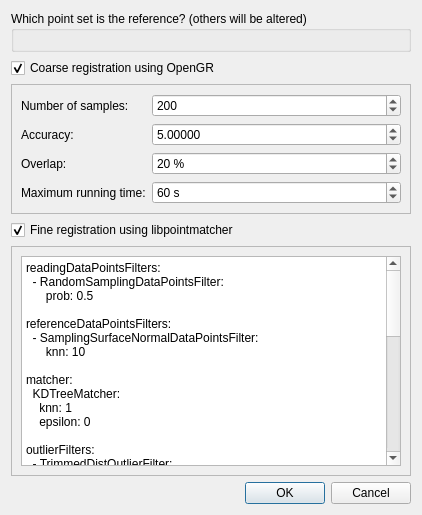
<?xml version="1.0" encoding="UTF-8"?>
<ui version="4.0">
 <class>RegisterPointSetsDialog</class>
 <widget class="QDialog" name="RegisterPointSetsDialog">
  <property name="geometry">
   <rect>
    <x>0</x>
    <y>0</y>
    <width>418</width>
    <height>515</height>
   </rect>
  </property>
  <property name="windowTitle">
   <string>Register point sets</string>
  </property>
  <layout class="QVBoxLayout" name="verticalLayout_2">
   <item>
    <widget class="QGroupBox" name="groupBox">
     <property name="title">
      <string>Which point set is the reference? (others will be altered)</string>
     </property>
     <layout class="QVBoxLayout" name="verticalLayout">
      <item>
       <layout class="QFormLayout" name="pointSets"/>
      </item>
     </layout>
    </widget>
   </item>
   <item>
    <widget class="QCheckBox" name="coarseRegistration">
     <property name="text">
      <string>Coarse registration using OpenGR</string>
     </property>
     <property name="checked">
      <bool>true</bool>
     </property>
    </widget>
   </item>
   <item>
    <widget class="QFrame" name="opengr_frame">
     <property name="frameShape">
      <enum>QFrame::StyledPanel</enum>
     </property>
     <property name="frameShadow">
      <enum>QFrame::Raised</enum>
     </property>
     <layout class="QHBoxLayout" name="horizontalLayout">
      <item>
       <layout class="QFormLayout" name="formLayout">
        <item row="0" column="0">
         <widget class="QLabel" name="numberOfSamplesLabel">
          <property name="text">
           <string>Number of samples:</string>
          </property>
         </widget>
        </item>
        <item row="0" column="1">
         <widget class="QSpinBox" name="numberOfSamplesSpinBox">
          <property name="minimum">
           <number>3</number>
          </property>
          <property name="maximum">
           <number>10000000</number>
          </property>
          <property name="value">
           <number>200</number>
          </property>
         </widget>
        </item>
        <item row="1" column="0">
         <widget class="QLabel" name="accuracyLabel">
          <property name="text">
           <string>Accuracy:</string>
          </property>
         </widget>
        </item>
        <item row="1" column="1">
         <widget class="QDoubleSpinBox" name="accuracyDoubleSpinBox">
          <property name="decimals">
           <number>5</number>
          </property>
          <property name="minimum">
           <double>0.000010000000000</double>
          </property>
          <property name="maximum">
           <double>100000.000000000000000</double>
          </property>
          <property name="singleStep">
           <double>0.100000000000000</double>
          </property>
          <property name="value">
           <double>5.000000000000000</double>
          </property>
         </widget>
        </item>
        <item row="2" column="0">
         <widget class="QLabel" name="overlapLabel">
          <property name="text">
           <string>Overlap:</string>
          </property>
         </widget>
        </item>
        <item row="3" column="0">
         <widget class="QLabel" name="maximumRunningTimeLabel">
          <property name="text">
           <string>Maximum running time:</string>
          </property>
         </widget>
        </item>
        <item row="3" column="1">
         <widget class="QSpinBox" name="maximumRunningTimeSpinBox">
          <property name="suffix">
           <string> s</string>
          </property>
          <property name="minimum">
           <number>1</number>
          </property>
          <property name="maximum">
           <number>36000</number>
          </property>
          <property name="value">
           <number>60</number>
          </property>
         </widget>
        </item>
        <item row="2" column="1">
         <widget class="QSpinBox" name="overlapSpinBox">
          <property name="suffix">
           <string> %</string>
          </property>
          <property name="minimum">
           <number>1</number>
          </property>
          <property name="maximum">
           <number>100</number>
          </property>
          <property name="singleStep">
           <number>10</number>
          </property>
          <property name="value">
           <number>20</number>
          </property>
         </widget>
        </item>
       </layout>
      </item>
     </layout>
    </widget>
   </item>
   <item>
    <widget class="QCheckBox" name="fineRegistration">
     <property name="text">
      <string>Fine registration using libpointmatcher</string>
     </property>
     <property name="checked">
      <bool>true</bool>
     </property>
    </widget>
   </item>
   <item>
    <widget class="QScrollArea" name="pointmatcher_frame">
     <property name="sizePolicy">
      <sizepolicy hsizetype="MinimumExpanding" vsizetype="Expanding">
       <horstretch>0</horstretch>
       <verstretch>0</verstretch>
      </sizepolicy>
     </property>
     <property name="minimumSize">
      <size>
       <width>400</width>
       <height>200</height>
      </size>
     </property>
     <property name="widgetResizable">
      <bool>true</bool>
     </property>
     <widget class="QWidget" name="scrollAreaWidgetContents">
      <property name="geometry">
       <rect>
        <x>0</x>
        <y>0</y>
        <width>398</width>
        <height>198</height>
       </rect>
      </property>
      <layout class="QHBoxLayout" name="horizontalLayout_2">
       <item>
        <widget class="QTextEdit" name="config">
         <property name="html">
          <string>&lt;!DOCTYPE HTML PUBLIC &quot;-//W3C//DTD HTML 4.0//EN&quot; &quot;https://www.w3.org/TR/REC-html40/strict.dtd&quot;&gt;
&lt;html&gt;&lt;head&gt;&lt;meta name=&quot;qrichtext&quot; content=&quot;1&quot; /&gt;&lt;style type=&quot;text/css&quot;&gt;
p, li { white-space: pre-wrap; }
&lt;/style&gt;&lt;/head&gt;&lt;body style=&quot; font-family:'Noto Sans'; font-size:9pt; font-weight:400; font-style:normal;&quot;&gt;
&lt;p style=&quot; margin-top:12px; margin-bottom:0px; margin-left:0px; margin-right:0px; -qt-block-indent:0; text-indent:0px;&quot;&gt;&lt;span style=&quot; font-family:'Courier New,courier';&quot;&gt;readingDataPointsFilters:&lt;/span&gt;&lt;/p&gt;
&lt;p style=&quot; margin-top:0px; margin-bottom:0px; margin-left:0px; margin-right:0px; -qt-block-indent:0; text-indent:0px;&quot;&gt;&lt;span style=&quot; font-family:'Courier New,courier';&quot;&gt;  - RandomSamplingDataPointsFilter:&lt;/span&gt;&lt;/p&gt;
&lt;p style=&quot; margin-top:0px; margin-bottom:0px; margin-left:0px; margin-right:0px; -qt-block-indent:0; text-indent:0px;&quot;&gt;&lt;span style=&quot; font-family:'Courier New,courier';&quot;&gt;      prob: 0.5&lt;/span&gt;&lt;/p&gt;
&lt;p style=&quot;-qt-paragraph-type:empty; margin-top:0px; margin-bottom:0px; margin-left:0px; margin-right:0px; -qt-block-indent:0; text-indent:0px; font-family:'Courier New,courier';&quot;&gt;&lt;br /&gt;&lt;/p&gt;
&lt;p style=&quot; margin-top:0px; margin-bottom:0px; margin-left:0px; margin-right:0px; -qt-block-indent:0; text-indent:0px;&quot;&gt;&lt;span style=&quot; font-family:'Courier New,courier';&quot;&gt;referenceDataPointsFilters:&lt;/span&gt;&lt;/p&gt;
&lt;p style=&quot; margin-top:0px; margin-bottom:0px; margin-left:0px; margin-right:0px; -qt-block-indent:0; text-indent:0px;&quot;&gt;&lt;span style=&quot; font-family:'Courier New,courier';&quot;&gt;  - SamplingSurfaceNormalDataPointsFilter:&lt;/span&gt;&lt;/p&gt;
&lt;p style=&quot; margin-top:0px; margin-bottom:0px; margin-left:0px; margin-right:0px; -qt-block-indent:0; text-indent:0px;&quot;&gt;&lt;span style=&quot; font-family:'Courier New,courier';&quot;&gt;      knn: 10&lt;/span&gt;&lt;/p&gt;
&lt;p style=&quot;-qt-paragraph-type:empty; margin-top:0px; margin-bottom:0px; margin-left:0px; margin-right:0px; -qt-block-indent:0; text-indent:0px; font-family:'Courier New,courier';&quot;&gt;&lt;br /&gt;&lt;/p&gt;
&lt;p style=&quot; margin-top:0px; margin-bottom:0px; margin-left:0px; margin-right:0px; -qt-block-indent:0; text-indent:0px;&quot;&gt;&lt;span style=&quot; font-family:'Courier New,courier';&quot;&gt;matcher:&lt;/span&gt;&lt;/p&gt;
&lt;p style=&quot; margin-top:0px; margin-bottom:0px; margin-left:0px; margin-right:0px; -qt-block-indent:0; text-indent:0px;&quot;&gt;&lt;span style=&quot; font-family:'Courier New,courier';&quot;&gt;  KDTreeMatcher:&lt;/span&gt;&lt;/p&gt;
&lt;p style=&quot; margin-top:0px; margin-bottom:0px; margin-left:0px; margin-right:0px; -qt-block-indent:0; text-indent:0px;&quot;&gt;&lt;span style=&quot; font-family:'Courier New,courier';&quot;&gt;    knn: 1&lt;/span&gt;&lt;/p&gt;
&lt;p style=&quot; margin-top:0px; margin-bottom:0px; margin-left:0px; margin-right:0px; -qt-block-indent:0; text-indent:0px;&quot;&gt;&lt;span style=&quot; font-family:'Courier New,courier';&quot;&gt;    epsilon: 0 &lt;/span&gt;&lt;/p&gt;
&lt;p style=&quot;-qt-paragraph-type:empty; margin-top:0px; margin-bottom:0px; margin-left:0px; margin-right:0px; -qt-block-indent:0; text-indent:0px; font-family:'Courier New,courier';&quot;&gt;&lt;br /&gt;&lt;/p&gt;
&lt;p style=&quot; margin-top:0px; margin-bottom:0px; margin-left:0px; margin-right:0px; -qt-block-indent:0; text-indent:0px;&quot;&gt;&lt;span style=&quot; font-family:'Courier New,courier';&quot;&gt;outlierFilters:&lt;/span&gt;&lt;/p&gt;
&lt;p style=&quot; margin-top:0px; margin-bottom:0px; margin-left:0px; margin-right:0px; -qt-block-indent:0; text-indent:0px;&quot;&gt;&lt;span style=&quot; font-family:'Courier New,courier';&quot;&gt;  - TrimmedDistOutlierFilter:&lt;/span&gt;&lt;/p&gt;
&lt;p style=&quot; margin-top:0px; margin-bottom:0px; margin-left:0px; margin-right:0px; -qt-block-indent:0; text-indent:0px;&quot;&gt;&lt;span style=&quot; font-family:'Courier New,courier';&quot;&gt;      ratio: 0.75&lt;/span&gt;&lt;/p&gt;
&lt;p style=&quot;-qt-paragraph-type:empty; margin-top:0px; margin-bottom:0px; margin-left:0px; margin-right:0px; -qt-block-indent:0; text-indent:0px; font-family:'Courier New,courier';&quot;&gt;&lt;br /&gt;&lt;/p&gt;
&lt;p style=&quot; margin-top:0px; margin-bottom:0px; margin-left:0px; margin-right:0px; -qt-block-indent:0; text-indent:0px;&quot;&gt;&lt;span style=&quot; font-family:'Courier New,courier';&quot;&gt;errorMinimizer:&lt;/span&gt;&lt;/p&gt;
&lt;p style=&quot; margin-top:0px; margin-bottom:0px; margin-left:0px; margin-right:0px; -qt-block-indent:0; text-indent:0px;&quot;&gt;&lt;span style=&quot; font-family:'Courier New,courier';&quot;&gt;  PointToPlaneErrorMinimizer&lt;/span&gt;&lt;/p&gt;
&lt;p style=&quot;-qt-paragraph-type:empty; margin-top:0px; margin-bottom:0px; margin-left:0px; margin-right:0px; -qt-block-indent:0; text-indent:0px; font-family:'Courier New,courier';&quot;&gt;&lt;br /&gt;&lt;/p&gt;
&lt;p style=&quot; margin-top:0px; margin-bottom:0px; margin-left:0px; margin-right:0px; -qt-block-indent:0; text-indent:0px;&quot;&gt;&lt;span style=&quot; font-family:'Courier New,courier';&quot;&gt;transformationCheckers:&lt;/span&gt;&lt;/p&gt;
&lt;p style=&quot; margin-top:0px; margin-bottom:0px; margin-left:0px; margin-right:0px; -qt-block-indent:0; text-indent:0px;&quot;&gt;&lt;span style=&quot; font-family:'Courier New,courier';&quot;&gt;  - CounterTransformationChecker:&lt;/span&gt;&lt;/p&gt;
&lt;p style=&quot; margin-top:0px; margin-bottom:0px; margin-left:0px; margin-right:0px; -qt-block-indent:0; text-indent:0px;&quot;&gt;&lt;span style=&quot; font-family:'Courier New,courier';&quot;&gt;      maxIterationCount: 40&lt;/span&gt;&lt;/p&gt;
&lt;p style=&quot; margin-top:0px; margin-bottom:0px; margin-left:0px; margin-right:0px; -qt-block-indent:0; text-indent:0px;&quot;&gt;&lt;span style=&quot; font-family:'Courier New,courier';&quot;&gt;  - DifferentialTransformationChecker:&lt;/span&gt;&lt;/p&gt;
&lt;p style=&quot; margin-top:0px; margin-bottom:0px; margin-left:0px; margin-right:0px; -qt-block-indent:0; text-indent:0px;&quot;&gt;&lt;span style=&quot; font-family:'Courier New,courier';&quot;&gt;      minDiffRotErr: 0.001&lt;/span&gt;&lt;/p&gt;
&lt;p style=&quot; margin-top:0px; margin-bottom:0px; margin-left:0px; margin-right:0px; -qt-block-indent:0; text-indent:0px;&quot;&gt;&lt;span style=&quot; font-family:'Courier New,courier';&quot;&gt;      minDiffTransErr: 0.01&lt;/span&gt;&lt;/p&gt;
&lt;p style=&quot; margin-top:0px; margin-bottom:0px; margin-left:0px; margin-right:0px; -qt-block-indent:0; text-indent:0px;&quot;&gt;&lt;span style=&quot; font-family:'Courier New,courier';&quot;&gt;      smoothLength: 4   &lt;/span&gt;&lt;/p&gt;
&lt;p style=&quot;-qt-paragraph-type:empty; margin-top:0px; margin-bottom:0px; margin-left:0px; margin-right:0px; -qt-block-indent:0; text-indent:0px; font-family:'Courier New,courier';&quot;&gt;&lt;br /&gt;&lt;/p&gt;
&lt;p style=&quot; margin-top:0px; margin-bottom:0px; margin-left:0px; margin-right:0px; -qt-block-indent:0; text-indent:0px;&quot;&gt;&lt;span style=&quot; font-family:'Courier New,courier';&quot;&gt;inspector:&lt;/span&gt;&lt;/p&gt;
&lt;p style=&quot; margin-top:0px; margin-bottom:0px; margin-left:0px; margin-right:0px; -qt-block-indent:0; text-indent:0px;&quot;&gt;&lt;span style=&quot; font-family:'Courier New,courier';&quot;&gt; VTKFileInspector:&lt;/span&gt;&lt;/p&gt;
&lt;p style=&quot; margin-top:0px; margin-bottom:0px; margin-left:0px; margin-right:0px; -qt-block-indent:0; text-indent:0px;&quot;&gt;&lt;span style=&quot; font-family:'Courier New,courier';&quot;&gt;     baseFileName: pointmatcher-run1&lt;/span&gt;&lt;/p&gt;
&lt;p style=&quot; margin-top:0px; margin-bottom:0px; margin-left:0px; margin-right:0px; -qt-block-indent:0; text-indent:0px;&quot;&gt;&lt;span style=&quot; font-family:'Courier New,courier';&quot;&gt;     dumpPerfOnExit: 0&lt;/span&gt;&lt;/p&gt;
&lt;p style=&quot; margin-top:0px; margin-bottom:0px; margin-left:0px; margin-right:0px; -qt-block-indent:0; text-indent:0px;&quot;&gt;&lt;span style=&quot; font-family:'Courier New,courier';&quot;&gt;     dumpStats: 0&lt;/span&gt;&lt;/p&gt;
&lt;p style=&quot; margin-top:0px; margin-bottom:0px; margin-left:0px; margin-right:0px; -qt-block-indent:0; text-indent:0px;&quot;&gt;&lt;span style=&quot; font-family:'Courier New,courier';&quot;&gt;     dumpIterationInfo: 1 &lt;/span&gt;&lt;/p&gt;
&lt;p style=&quot; margin-top:0px; margin-bottom:0px; margin-left:0px; margin-right:0px; -qt-block-indent:0; text-indent:0px;&quot;&gt;&lt;span style=&quot; font-family:'Courier New,courier';&quot;&gt;     dumpDataLinks: 0 &lt;/span&gt;&lt;/p&gt;
&lt;p style=&quot; margin-top:0px; margin-bottom:0px; margin-left:0px; margin-right:0px; -qt-block-indent:0; text-indent:0px;&quot;&gt;&lt;span style=&quot; font-family:'Courier New,courier';&quot;&gt;     dumpReading: 0 &lt;/span&gt;&lt;/p&gt;
&lt;p style=&quot; margin-top:0px; margin-bottom:0px; margin-left:0px; margin-right:0px; -qt-block-indent:0; text-indent:0px;&quot;&gt;&lt;span style=&quot; font-family:'Courier New,courier';&quot;&gt;     dumpReference: 0 &lt;/span&gt;&lt;/p&gt;
&lt;p style=&quot;-qt-paragraph-type:empty; margin-top:0px; margin-bottom:0px; margin-left:0px; margin-right:0px; -qt-block-indent:0; text-indent:0px; font-family:'Courier New,courier';&quot;&gt;&lt;br /&gt;&lt;/p&gt;
&lt;p style=&quot; margin-top:0px; margin-bottom:0px; margin-left:0px; margin-right:0px; -qt-block-indent:0; text-indent:0px;&quot;&gt;&lt;span style=&quot; font-family:'Courier New,courier';&quot;&gt;logger:&lt;/span&gt;&lt;/p&gt;
&lt;p style=&quot; margin-top:0px; margin-bottom:0px; margin-left:0px; margin-right:0px; -qt-block-indent:0; text-indent:0px;&quot;&gt;&lt;span style=&quot; font-family:'Courier New,courier';&quot;&gt;  NullLogger&lt;/span&gt;&lt;/p&gt;&lt;/body&gt;&lt;/html&gt;</string>
         </property>
        </widget>
       </item>
      </layout>
     </widget>
    </widget>
   </item>
   <item>
    <widget class="QDialogButtonBox" name="buttonBox">
     <property name="orientation">
      <enum>Qt::Horizontal</enum>
     </property>
     <property name="standardButtons">
      <set>QDialogButtonBox::Cancel|QDialogButtonBox::Ok</set>
     </property>
    </widget>
   </item>
  </layout>
 </widget>
 <resources/>
 <connections>
  <connection>
   <sender>buttonBox</sender>
   <signal>accepted()</signal>
   <receiver>RegisterPointSetsDialog</receiver>
   <slot>accept()</slot>
   <hints>
    <hint type="sourcelabel">
     <x>248</x>
     <y>254</y>
    </hint>
    <hint type="destinationlabel">
     <x>157</x>
     <y>274</y>
    </hint>
   </hints>
  </connection>
  <connection>
   <sender>buttonBox</sender>
   <signal>rejected()</signal>
   <receiver>RegisterPointSetsDialog</receiver>
   <slot>reject()</slot>
   <hints>
    <hint type="sourcelabel">
     <x>316</x>
     <y>260</y>
    </hint>
    <hint type="destinationlabel">
     <x>286</x>
     <y>274</y>
    </hint>
   </hints>
  </connection>
  <connection>
   <sender>coarseRegistration</sender>
   <signal>toggled(bool)</signal>
   <receiver>opengr_frame</receiver>
   <slot>setEnabled(bool)</slot>
   <hints>
    <hint type="sourcelabel">
     <x>208</x>
     <y>63</y>
    </hint>
    <hint type="destinationlabel">
     <x>208</x>
     <y>158</y>
    </hint>
   </hints>
  </connection>
  <connection>
   <sender>fineRegistration</sender>
   <signal>toggled(bool)</signal>
   <receiver>pointmatcher_frame</receiver>
   <slot>setEnabled(bool)</slot>
   <hints>
    <hint type="sourcelabel">
     <x>208</x>
     <y>253</y>
    </hint>
    <hint type="destinationlabel">
     <x>208</x>
     <y>370</y>
    </hint>
   </hints>
  </connection>
 </connections>
</ui>
